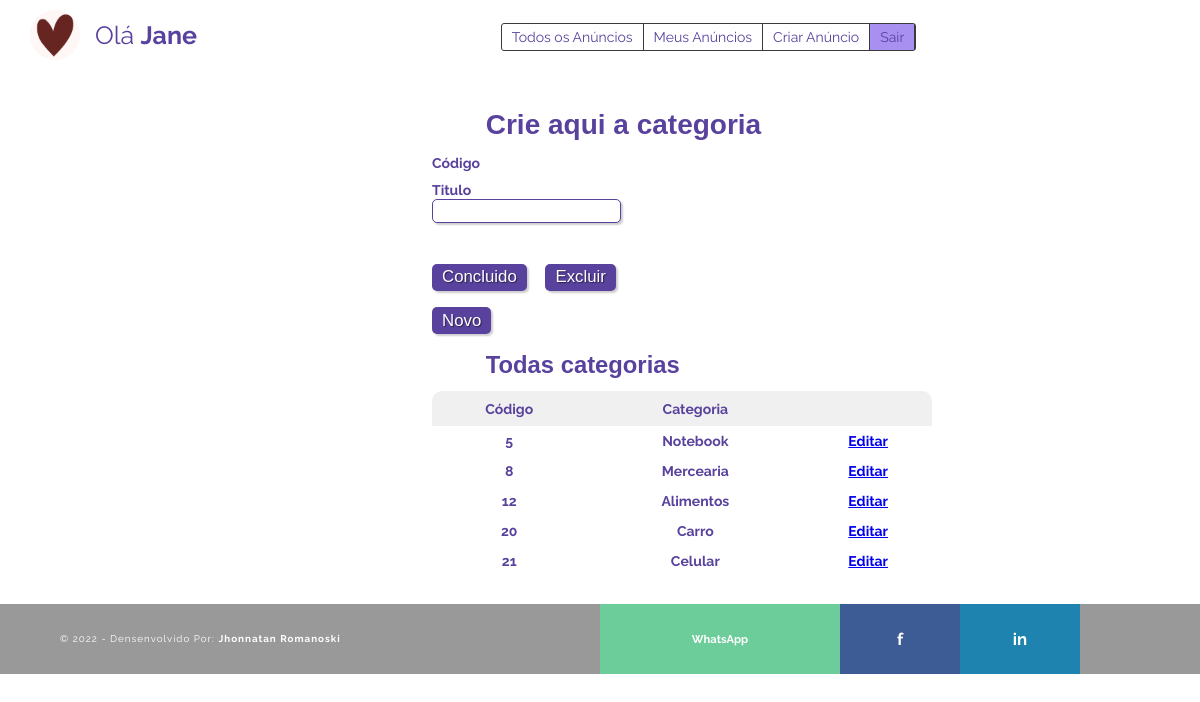
The app's page /cadCategoria.php (signed in) with its own data.
### tables this page shows
CREATE TABLE `categoria` (
  `idCategoria` int(4) NOT NULL AUTO_INCREMENT,
  `descricao` varchar(20) DEFAULT NULL,
  PRIMARY KEY (`idCategoria`)
);

### cadCategoria.php (the view, shortened to what this page needs)
<?php
include ('funcaoLog.php');
?>
<!DOCTYPE html>
<html lang="pt-BR">
<head>
	<link rel="stylesheet" type="text/css" href="styles/style-cadCategoria.css" media="screen">
</head>
<body>
	<?php include('menu.php'); ?>
	<main>
		<div class="criar-categoria">
			<div>
				<h1 id="cabecalho">Crie aqui a categoria</h1>
			</div>
		<form action="cadCategoria.php?botao=Gravar" method="post" name="categoria">
			<fieldset class="grupo">
				<div class="campo">
					<label for="id"><strong>Código</strong></label>
				</div>
				<div class="campo">
					<label for="descricao"><strong>Titulo</strong></label>
					<input type=text name="descricao" required value=<?php echo @$_POST['descricao']; ?> >
				</div>
			</fieldset>
			<div class="botao">
				<button class = botao1 type=submit value="Gravar" name="botao">Concluido</button>
				<button class = botao2 type=submit value="Excluir" name="botao"
				onclick="return confirm('Tem certeza que deseja deletar este registro?')">Excluir</button>
		</form>
				<form action="cadCategoria.php"><button class = botao3 type=submit value="Novo" name="novo">Novo</button></form>
			</div>
		<div>
			<h1 id="meio">Todas categorias</h1>
		</div>
		<div class="table100">
			<table>
				<thead>
					<tr>
						<th>Código</th>
						<th>Categoria</th>
						<th>&nbsp;</th>
					</tr>
				</thead>
				<tbody>
					<?php
					$query = "SELECT *
							FROM categoria
							WHERE idCategoria > 0 ";
					$result = mysqli_query($con, $query);
					while ($coluna=mysqli_fetch_array($result))
					{
					?>
					<tr>
						<th><?php echo $coluna['idCategoria'];?> </th>
						<th><?php echo $coluna['descricao'];?> </th>
						<th>
					<a href="cadCategoria.php?botao=Editar&idCategoria=<?php echo $coluna['idCategoria']; ?>" >Editar</a>
					</th>
					</tr>
					<?php } ?>
				</tbody>
			</table>
		</div>
	</main>
</body>
</html>

### styles/style-cadCategoria.css (style rules this page uses)
* { margin: 0; padding: 0; }
#cabecalho { font-family: sans-serif; color:#59429d; margin-left: 7%; }
.grupo { margin-top: 1em; border: 0; }
body { background-color: #F0F8FF; font-family: sans-serif; font-size: 1.2em; color: #59429d; justify-content: center; }
main { margin-left: 36%; margin-top: 3%; }
input, button { font-family: sans-serif; font-size: 1em; color: #59429d; border-radius: 5px; }
.grupo:before, .grupo:after { display: table; }
.grupo:after { clear: both; }
.campo { margin-bottom: 0.8em; }
.campo label { margin-bottom: 1px; color: #59429d; display: block; }
.campo input[type="text"] { padding: 0.2em; border: 1px solid #59429d; box-shadow: 2px 2px 2px rgba(0,0,0,0.2); display: block; margin-left: 0; }
.botao { text-align: left; }
.botao1 { font-size: 1.2em; background: #59429d; border: 0; margin-bottom: 1em; color: #ffffff; padding: 0.2em 0.6em; box-shadow: 2px 2px 2px rgba(0,0,0,0.2); text-shadow: 1px 1px 1px rgba(0,0,0,0.5); margin-top: 30px; }
.botao1, select { cursor: pointer; }
.botao2 { font-size: 1.2em; background: #59429d; border: 0; margin-bottom: 1em; color: #ffffff; padding: 0.2em 0.6em; box-shadow: 2px 2px 2px rgba(0,0,0,0.2); text-shadow: 1px 1px 1px rgba(0,0,0,0.5); margin-left: 15px; }
.botao2, select { cursor: pointer; }
.botao3 { font-size: 1.2em; background: #59429d; border: 0; margin-bottom: 1em; color: #ffffff; padding: 0.2em 0.6em; box-shadow: 2px 2px 2px rgba(0,0,0,0.2); text-shadow: 1px 1px 1px rgba(0,0,0,0.5); }
.botao3, select { cursor: pointer; }
#meio { font-size: 1.7em; font-family: sans-serif; color:#59429d; margin-left: 7%; }
.table100 { margin-top: 12px; width: 600px; }
table { border-spacing: 1; border-collapse: collapse; background: #fff; border-radius: 10px; overflow: hidden; width: 500px; position: relative; }
table * { position: relative; }
table thead tr { height: 35px; background: #F0F0F0; }
table tbody tr { height: 30px; }

### styles/style-menu.css (style rules this page uses)
* { margin: 0; padding: 0; }
body { font-family:sans-serif; font-size: 14px; }

### styles/style-rodape.css (style rules this page uses)
* { margin: 0; padding: 0; -moz-box-sizing: border-box; -webkit-box-sizing: border-box; box-sizing: border-box; }
html, body { font-family: Raleway, sans-serif; background-color: #fff; }
footer { width: 100%; display: inline-block; margin: 2em 0; height: 70px; background-color: #999; }
footer .copyright { width: 50%; float: left; }
footer .copyright p { padding-left: 10%; color: white; font-size: 0.7em; line-height: 70px; text-transform: capitalize; letter-spacing: 1px; }
footer .social { width: 50%; float: right; }
footer .social a { float: left; line-height: 70px; text-decoration: none; color: white; text-align: center; font-weight: bold; -moz-transition: all, 0.3s; -o-transition: all, 0.3s; -webkit-transition: all, 0.3s; transition: all, 0.3s; }
.linked { background-color: #1E83AE; font-size: 1.2em; width: 20%; }
.face { background-color: #3D5B94; font-size: 1.2em; width: 20%; }
.support { background-color: #6dcd9a; font-size: 0.8em; width: 40%; }

### records on screen
categoria: idCategoria "5", descricao "Notebook"
categoria: idCategoria "8", descricao "Mercearia"
categoria: idCategoria "12", descricao "Alimentos"
categoria: idCategoria "20", descricao "Carro"
categoria: idCategoria "21", descricao "Celular"

### other values on screen
$_SESSION["nomeUser"] "Jane"
